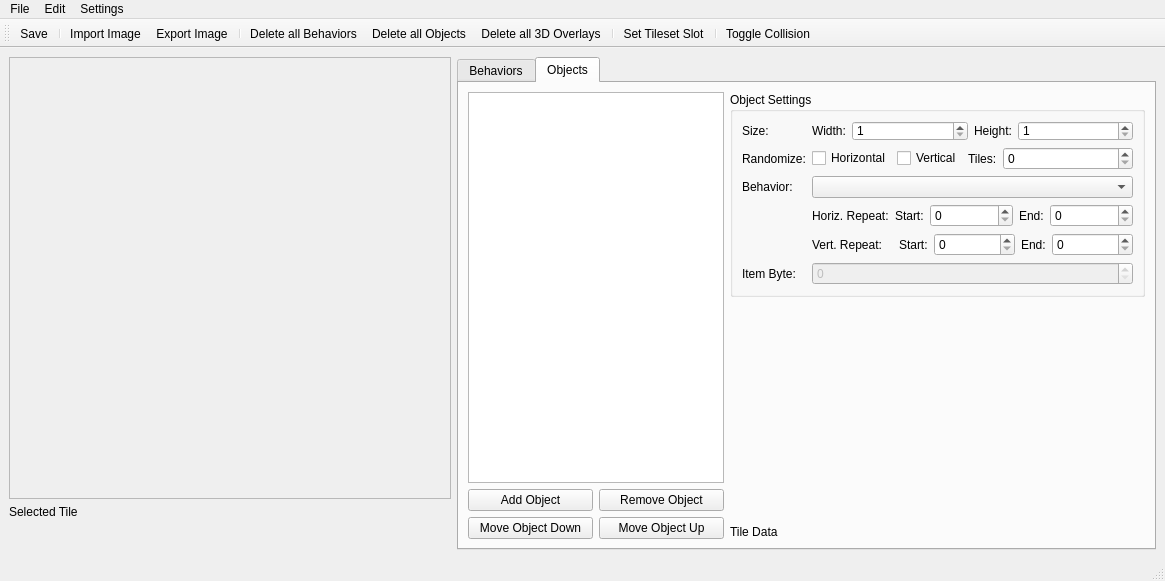
<?xml version="1.0" encoding="UTF-8"?>
<ui version="4.0">
 <class>TilesetEditorWindow</class>
 <widget class="QMainWindow" name="TilesetEditorWindow">
  <property name="geometry">
   <rect>
    <x>0</x>
    <y>0</y>
    <width>1165</width>
    <height>581</height>
   </rect>
  </property>
  <property name="windowTitle">
   <string>CoinKiller</string>
  </property>
  <widget class="QWidget" name="centralwidget">
   <layout class="QHBoxLayout" name="horizontalLayout_8">
    <item>
     <layout class="QVBoxLayout" name="sideBar">
      <property name="sizeConstraint">
       <enum>QLayout::SetFixedSize</enum>
      </property>
      <property name="leftMargin">
       <number>0</number>
      </property>
      <property name="topMargin">
       <number>0</number>
      </property>
      <property name="rightMargin">
       <number>0</number>
      </property>
      <property name="bottomMargin">
       <number>0</number>
      </property>
      <item>
       <widget class="QScrollArea" name="tilesetPicker">
        <property name="sizePolicy">
         <sizepolicy hsizetype="Fixed" vsizetype="Fixed">
          <horstretch>0</horstretch>
          <verstretch>0</verstretch>
         </sizepolicy>
        </property>
        <property name="minimumSize">
         <size>
          <width>442</width>
          <height>442</height>
         </size>
        </property>
        <property name="maximumSize">
         <size>
          <width>442</width>
          <height>442</height>
         </size>
        </property>
        <property name="widgetResizable">
         <bool>true</bool>
        </property>
        <widget class="QWidget" name="scrollAreaWidgetContents">
         <property name="geometry">
          <rect>
           <x>0</x>
           <y>0</y>
           <width>440</width>
           <height>440</height>
          </rect>
         </property>
        </widget>
       </widget>
      </item>
      <item>
       <widget class="QLabel" name="selectedTileLabel">
        <property name="sizePolicy">
         <sizepolicy hsizetype="Fixed" vsizetype="Preferred">
          <horstretch>0</horstretch>
          <verstretch>0</verstretch>
         </sizepolicy>
        </property>
        <property name="text">
         <string>Selected Tile</string>
        </property>
       </widget>
      </item>
      <item>
       <spacer name="verticalSpacer">
        <property name="orientation">
         <enum>Qt::Vertical</enum>
        </property>
        <property name="sizeHint" stdset="0">
         <size>
          <width>20</width>
          <height>40</height>
         </size>
        </property>
       </spacer>
      </item>
     </layout>
    </item>
    <item>
     <widget class="QTabWidget" name="tabWidget">
      <property name="currentIndex">
       <number>1</number>
      </property>
      <widget class="QWidget" name="behaviorsTab">
       <attribute name="title">
        <string>Behaviors</string>
       </attribute>
       <layout class="QVBoxLayout" name="verticalLayout_3">
        <item>
         <layout class="QHBoxLayout" name="horizontalLayout_2">
          <item>
           <widget class="QLabel" name="hexLabel">
            <property name="text">
             <string>Hex Data</string>
            </property>
           </widget>
          </item>
          <item>
           <widget class="QLineEdit" name="hexLineEdit">
            <property name="text">
             <string/>
            </property>
            <property name="placeholderText">
             <string/>
            </property>
           </widget>
          </item>
         </layout>
        </item>
        <item>
         <layout class="QHBoxLayout" name="horizontalLayout_3">
          <item>
           <layout class="QVBoxLayout" name="verticalLayout">
            <item>
             <widget class="QListView" name="sBehaviorListView">
              <property name="minimumSize">
               <size>
                <width>250</width>
                <height>0</height>
               </size>
              </property>
              <property name="editTriggers">
               <set>QAbstractItemView::NoEditTriggers</set>
              </property>
             </widget>
            </item>
            <item>
             <layout class="QGridLayout" name="gridLayout_2">
              <item row="0" column="0">
               <widget class="QLabel" name="hitboxLabel">
                <property name="sizePolicy">
                 <sizepolicy hsizetype="Minimum" vsizetype="Preferred">
                  <horstretch>0</horstretch>
                  <verstretch>0</verstretch>
                 </sizepolicy>
                </property>
                <property name="minimumSize">
                 <size>
                  <width>0</width>
                  <height>0</height>
                 </size>
                </property>
                <property name="maximumSize">
                 <size>
                  <width>16777215</width>
                  <height>16777215</height>
                 </size>
                </property>
                <property name="text">
                 <string>Hitbox</string>
                </property>
               </widget>
              </item>
              <item row="0" column="1">
               <widget class="QComboBox" name="hitBoxComboBox">
                <property name="sizePolicy">
                 <sizepolicy hsizetype="MinimumExpanding" vsizetype="Fixed">
                  <horstretch>0</horstretch>
                  <verstretch>0</verstretch>
                 </sizepolicy>
                </property>
               </widget>
              </item>
              <item row="1" column="0">
               <widget class="QLabel" name="behavior3dLabel">
                <property name="sizePolicy">
                 <sizepolicy hsizetype="Minimum" vsizetype="Preferred">
                  <horstretch>0</horstretch>
                  <verstretch>0</verstretch>
                 </sizepolicy>
                </property>
                <property name="minimumSize">
                 <size>
                  <width>0</width>
                  <height>0</height>
                 </size>
                </property>
                <property name="maximumSize">
                 <size>
                  <width>16777215</width>
                  <height>16777215</height>
                 </size>
                </property>
                <property name="text">
                 <string>3D Behavior</string>
                </property>
               </widget>
              </item>
              <item row="1" column="1">
               <widget class="QComboBox" name="depthComboBox">
                <property name="sizePolicy">
                 <sizepolicy hsizetype="MinimumExpanding" vsizetype="Fixed">
                  <horstretch>0</horstretch>
                  <verstretch>0</verstretch>
                 </sizepolicy>
                </property>
               </widget>
              </item>
             </layout>
            </item>
           </layout>
          </item>
          <item>
           <layout class="QVBoxLayout" name="verticalLayout_2">
            <item>
             <widget class="QListView" name="parameterListView">
              <property name="minimumSize">
               <size>
                <width>250</width>
                <height>0</height>
               </size>
              </property>
              <property name="editTriggers">
               <set>QAbstractItemView::NoEditTriggers</set>
              </property>
             </widget>
            </item>
            <item>
             <layout class="QGridLayout" name="gridLayout_3">
              <item row="0" column="0">
               <widget class="QLabel" name="terrainTypeLabel">
                <property name="sizePolicy">
                 <sizepolicy hsizetype="Minimum" vsizetype="Preferred">
                  <horstretch>0</horstretch>
                  <verstretch>0</verstretch>
                 </sizepolicy>
                </property>
                <property name="minimumSize">
                 <size>
                  <width>0</width>
                  <height>0</height>
                 </size>
                </property>
                <property name="maximumSize">
                 <size>
                  <width>16777215</width>
                  <height>16777215</height>
                 </size>
                </property>
                <property name="text">
                 <string>Terrain Type</string>
                </property>
               </widget>
              </item>
              <item row="0" column="1">
               <widget class="QComboBox" name="terrainTypeComboBox">
                <property name="sizePolicy">
                 <sizepolicy hsizetype="MinimumExpanding" vsizetype="Fixed">
                  <horstretch>0</horstretch>
                  <verstretch>0</verstretch>
                 </sizepolicy>
                </property>
               </widget>
              </item>
              <item row="1" column="0">
               <widget class="QLabel" name="pipeColorLabel">
                <property name="sizePolicy">
                 <sizepolicy hsizetype="Minimum" vsizetype="Preferred">
                  <horstretch>0</horstretch>
                  <verstretch>0</verstretch>
                 </sizepolicy>
                </property>
                <property name="minimumSize">
                 <size>
                  <width>0</width>
                  <height>0</height>
                 </size>
                </property>
                <property name="maximumSize">
                 <size>
                  <width>16777215</width>
                  <height>16777215</height>
                 </size>
                </property>
                <property name="text">
                 <string>Pipe Color</string>
                </property>
               </widget>
              </item>
              <item row="1" column="1">
               <widget class="QComboBox" name="pipeColorComboBox">
                <property name="enabled">
                 <bool>true</bool>
                </property>
                <property name="sizePolicy">
                 <sizepolicy hsizetype="MinimumExpanding" vsizetype="Fixed">
                  <horstretch>0</horstretch>
                  <verstretch>0</verstretch>
                 </sizepolicy>
                </property>
               </widget>
              </item>
             </layout>
            </item>
           </layout>
          </item>
         </layout>
        </item>
       </layout>
      </widget>
      <widget class="QWidget" name="objectsTab">
       <attribute name="title">
        <string>Objects</string>
       </attribute>
       <layout class="QHBoxLayout" name="horizontalLayout">
        <item>
         <layout class="QGridLayout" name="gridLayout_4">
          <item row="0" column="0" colspan="2">
           <widget class="QListView" name="objectsListView">
            <property name="sizePolicy">
             <sizepolicy hsizetype="Expanding" vsizetype="Expanding">
              <horstretch>0</horstretch>
              <verstretch>0</verstretch>
             </sizepolicy>
            </property>
            <property name="minimumSize">
             <size>
              <width>250</width>
              <height>0</height>
             </size>
            </property>
            <property name="maximumSize">
             <size>
              <width>16777215</width>
              <height>16777215</height>
             </size>
            </property>
            <property name="editTriggers">
             <set>QAbstractItemView::NoEditTriggers</set>
            </property>
           </widget>
          </item>
          <item row="1" column="0">
           <widget class="QPushButton" name="addObjectPushButton">
            <property name="sizePolicy">
             <sizepolicy hsizetype="Preferred" vsizetype="Fixed">
              <horstretch>0</horstretch>
              <verstretch>0</verstretch>
             </sizepolicy>
            </property>
            <property name="text">
             <string>Add Object</string>
            </property>
           </widget>
          </item>
          <item row="1" column="1">
           <widget class="QPushButton" name="removeObjectButton">
            <property name="sizePolicy">
             <sizepolicy hsizetype="Preferred" vsizetype="Fixed">
              <horstretch>0</horstretch>
              <verstretch>0</verstretch>
             </sizepolicy>
            </property>
            <property name="text">
             <string>Remove Object</string>
            </property>
           </widget>
          </item>
          <item row="2" column="0">
           <widget class="QPushButton" name="moveObjectDownButton">
            <property name="sizePolicy">
             <sizepolicy hsizetype="Preferred" vsizetype="Fixed">
              <horstretch>0</horstretch>
              <verstretch>0</verstretch>
             </sizepolicy>
            </property>
            <property name="text">
             <string>Move Object Down</string>
            </property>
           </widget>
          </item>
          <item row="2" column="1">
           <widget class="QPushButton" name="moveObjectUpButton">
            <property name="sizePolicy">
             <sizepolicy hsizetype="Preferred" vsizetype="Fixed">
              <horstretch>0</horstretch>
              <verstretch>0</verstretch>
             </sizepolicy>
            </property>
            <property name="text">
             <string>Move Object Up</string>
            </property>
           </widget>
          </item>
         </layout>
        </item>
        <item>
         <layout class="QVBoxLayout" name="objectEditor">
          <item>
           <widget class="QGroupBox" name="objectGroupBox">
            <property name="sizePolicy">
             <sizepolicy hsizetype="Expanding" vsizetype="Fixed">
              <horstretch>0</horstretch>
              <verstretch>0</verstretch>
             </sizepolicy>
            </property>
            <property name="minimumSize">
             <size>
              <width>0</width>
              <height>0</height>
             </size>
            </property>
            <property name="title">
             <string>Object Settings</string>
            </property>
            <layout class="QGridLayout" name="gridLayout">
             <item row="5" column="0">
              <widget class="QLabel" name="label">
               <property name="text">
                <string>Item Byte:</string>
               </property>
              </widget>
             </item>
             <item row="3" column="1">
              <layout class="QHBoxLayout" name="horizontalLayout_13">
               <item>
                <widget class="QLabel" name="label_o1">
                 <property name="sizePolicy">
                  <sizepolicy hsizetype="Fixed" vsizetype="Preferred">
                   <horstretch>0</horstretch>
                   <verstretch>0</verstretch>
                  </sizepolicy>
                 </property>
                 <property name="text">
                  <string>Horiz. Repeat:</string>
                 </property>
                </widget>
               </item>
               <item>
                <widget class="QLabel" name="label_o2">
                 <property name="sizePolicy">
                  <sizepolicy hsizetype="Fixed" vsizetype="Preferred">
                   <horstretch>0</horstretch>
                   <verstretch>0</verstretch>
                  </sizepolicy>
                 </property>
                 <property name="text">
                  <string>Start:</string>
                 </property>
                </widget>
               </item>
               <item>
                <widget class="QSpinBox" name="hStartSpinBox">
                 <property name="sizePolicy">
                  <sizepolicy hsizetype="Preferred" vsizetype="Fixed">
                   <horstretch>0</horstretch>
                   <verstretch>0</verstretch>
                  </sizepolicy>
                 </property>
                </widget>
               </item>
               <item>
                <widget class="QLabel" name="label_o3">
                 <property name="sizePolicy">
                  <sizepolicy hsizetype="Fixed" vsizetype="Preferred">
                   <horstretch>0</horstretch>
                   <verstretch>0</verstretch>
                  </sizepolicy>
                 </property>
                 <property name="text">
                  <string>End:</string>
                 </property>
                </widget>
               </item>
               <item>
                <widget class="QSpinBox" name="hEndSpinBox"/>
               </item>
              </layout>
             </item>
             <item row="1" column="1">
              <layout class="QHBoxLayout" name="horizontalLayout_10">
               <item>
                <widget class="QCheckBox" name="randHorizontalCheckBox">
                 <property name="sizePolicy">
                  <sizepolicy hsizetype="Fixed" vsizetype="Fixed">
                   <horstretch>0</horstretch>
                   <verstretch>0</verstretch>
                  </sizepolicy>
                 </property>
                 <property name="text">
                  <string>Horizontal</string>
                 </property>
                </widget>
               </item>
               <item>
                <widget class="QCheckBox" name="randVerticalCheckBox">
                 <property name="sizePolicy">
                  <sizepolicy hsizetype="Fixed" vsizetype="Fixed">
                   <horstretch>0</horstretch>
                   <verstretch>0</verstretch>
                  </sizepolicy>
                 </property>
                 <property name="text">
                  <string>Vertical</string>
                 </property>
                </widget>
               </item>
               <item>
                <widget class="QLabel" name="label_9">
                 <property name="sizePolicy">
                  <sizepolicy hsizetype="Fixed" vsizetype="Preferred">
                   <horstretch>0</horstretch>
                   <verstretch>0</verstretch>
                  </sizepolicy>
                 </property>
                 <property name="text">
                  <string>Tiles:</string>
                 </property>
                </widget>
               </item>
               <item>
                <widget class="QSpinBox" name="randTilesSpinBox">
                 <property name="sizePolicy">
                  <sizepolicy hsizetype="Preferred" vsizetype="Fixed">
                   <horstretch>0</horstretch>
                   <verstretch>0</verstretch>
                  </sizepolicy>
                 </property>
                 <property name="minimumSize">
                  <size>
                   <width>50</width>
                   <height>0</height>
                  </size>
                 </property>
                 <property name="maximum">
                  <number>15</number>
                 </property>
                 <property name="value">
                  <number>0</number>
                 </property>
                </widget>
               </item>
              </layout>
             </item>
             <item row="2" column="0">
              <widget class="QLabel" name="label_8">
               <property name="sizePolicy">
                <sizepolicy hsizetype="Fixed" vsizetype="Preferred">
                 <horstretch>0</horstretch>
                 <verstretch>0</verstretch>
                </sizepolicy>
               </property>
               <property name="minimumSize">
                <size>
                 <width>0</width>
                 <height>0</height>
                </size>
               </property>
               <property name="text">
                <string>Behavior:</string>
               </property>
              </widget>
             </item>
             <item row="4" column="1">
              <layout class="QHBoxLayout" name="horizontalLayout_14">
               <item>
                <widget class="QLabel" name="label_o4">
                 <property name="minimumSize">
                  <size>
                   <width>70</width>
                   <height>0</height>
                  </size>
                 </property>
                 <property name="text">
                  <string>Vert. Repeat:</string>
                 </property>
                </widget>
               </item>
               <item>
                <widget class="QLabel" name="label_o5">
                 <property name="sizePolicy">
                  <sizepolicy hsizetype="Fixed" vsizetype="Preferred">
                   <horstretch>0</horstretch>
                   <verstretch>0</verstretch>
                  </sizepolicy>
                 </property>
                 <property name="text">
                  <string>Start:</string>
                 </property>
                </widget>
               </item>
               <item>
                <widget class="QSpinBox" name="vStartSpinBox"/>
               </item>
               <item>
                <widget class="QLabel" name="label_o6">
                 <property name="sizePolicy">
                  <sizepolicy hsizetype="Fixed" vsizetype="Preferred">
                   <horstretch>0</horstretch>
                   <verstretch>0</verstretch>
                  </sizepolicy>
                 </property>
                 <property name="text">
                  <string>End:</string>
                 </property>
                </widget>
               </item>
               <item>
                <widget class="QSpinBox" name="vEndSpinBox"/>
               </item>
              </layout>
             </item>
             <item row="0" column="0">
              <widget class="QLabel" name="label_11">
               <property name="minimumSize">
                <size>
                 <width>0</width>
                 <height>0</height>
                </size>
               </property>
               <property name="text">
                <string>Size:</string>
               </property>
              </widget>
             </item>
             <item row="1" column="0">
              <widget class="QLabel" name="label_10">
               <property name="text">
                <string>Randomize:</string>
               </property>
              </widget>
             </item>
             <item row="2" column="1">
              <widget class="QComboBox" name="oBehaviorComboBox"/>
             </item>
             <item row="5" column="1">
              <widget class="QSpinBox" name="oItemSpinBox">
               <property name="enabled">
                <bool>false</bool>
               </property>
               <property name="inputMethodHints">
                <set>Qt::ImhExclusiveInputMask</set>
               </property>
               <property name="maximum">
                <number>15</number>
               </property>
               <property name="displayIntegerBase">
                <number>16</number>
               </property>
              </widget>
             </item>
             <item row="0" column="1">
              <layout class="QHBoxLayout" name="horizontalLayout_12">
               <item>
                <widget class="QLabel" name="label_6">
                 <property name="sizePolicy">
                  <sizepolicy hsizetype="Fixed" vsizetype="Fixed">
                   <horstretch>0</horstretch>
                   <verstretch>0</verstretch>
                  </sizepolicy>
                 </property>
                 <property name="text">
                  <string>Width:</string>
                 </property>
                </widget>
               </item>
               <item>
                <widget class="QSpinBox" name="oWidthSpinBox">
                 <property name="sizePolicy">
                  <sizepolicy hsizetype="Preferred" vsizetype="Preferred">
                   <horstretch>0</horstretch>
                   <verstretch>0</verstretch>
                  </sizepolicy>
                 </property>
                 <property name="minimumSize">
                  <size>
                   <width>50</width>
                   <height>20</height>
                  </size>
                 </property>
                 <property name="maximumSize">
                  <size>
                   <width>16777215</width>
                   <height>20</height>
                  </size>
                 </property>
                 <property name="minimum">
                  <number>1</number>
                 </property>
                 <property name="maximum">
                  <number>35</number>
                 </property>
                </widget>
               </item>
               <item>
                <widget class="QLabel" name="label_7">
                 <property name="sizePolicy">
                  <sizepolicy hsizetype="Fixed" vsizetype="Fixed">
                   <horstretch>0</horstretch>
                   <verstretch>0</verstretch>
                  </sizepolicy>
                 </property>
                 <property name="text">
                  <string>Height:</string>
                 </property>
                </widget>
               </item>
               <item>
                <widget class="QSpinBox" name="oHeightSpinBox">
                 <property name="sizePolicy">
                  <sizepolicy hsizetype="Preferred" vsizetype="Fixed">
                   <horstretch>0</horstretch>
                   <verstretch>0</verstretch>
                  </sizepolicy>
                 </property>
                 <property name="minimumSize">
                  <size>
                   <width>50</width>
                   <height>20</height>
                  </size>
                 </property>
                 <property name="maximumSize">
                  <size>
                   <width>16777215</width>
                   <height>20</height>
                  </size>
                 </property>
                 <property name="minimum">
                  <number>1</number>
                 </property>
                 <property name="maximum">
                  <number>35</number>
                 </property>
                </widget>
               </item>
              </layout>
             </item>
            </layout>
           </widget>
          </item>
          <item>
           <spacer name="objectEditorSpacer">
            <property name="orientation">
             <enum>Qt::Vertical</enum>
            </property>
            <property name="sizeHint" stdset="0">
             <size>
              <width>20</width>
              <height>40</height>
             </size>
            </property>
           </spacer>
          </item>
          <item>
           <widget class="QLabel" name="selTileDataLabel">
            <property name="sizePolicy">
             <sizepolicy hsizetype="Expanding" vsizetype="Fixed">
              <horstretch>0</horstretch>
              <verstretch>0</verstretch>
             </sizepolicy>
            </property>
            <property name="text">
             <string>Tile Data</string>
            </property>
           </widget>
          </item>
         </layout>
        </item>
       </layout>
      </widget>
     </widget>
    </item>
   </layout>
  </widget>
  <widget class="QMenuBar" name="menubar">
   <property name="geometry">
    <rect>
     <x>0</x>
     <y>0</y>
     <width>1165</width>
     <height>26</height>
    </rect>
   </property>
   <widget class="QMenu" name="menuFile">
    <property name="title">
     <string>File</string>
    </property>
    <addaction name="actionSave"/>
   </widget>
   <widget class="QMenu" name="menuSettings">
    <property name="title">
     <string>Settings</string>
    </property>
    <addaction name="actionSetBackgroundColor"/>
    <addaction name="actionShowObjectMarkers"/>
   </widget>
   <widget class="QMenu" name="menuEdit">
    <property name="title">
     <string>Edit</string>
    </property>
    <addaction name="actionImportImage"/>
    <addaction name="actionImportImageWithPadding"/>
    <addaction name="actionImportImageLegacy"/>
    <addaction name="actionExportImage"/>
    <addaction name="separator"/>
    <addaction name="actionDeleteAllBehaviors"/>
    <addaction name="actionDeleteAllObjects"/>
    <addaction name="actionDeleteAll3DOverlays"/>
    <addaction name="separator"/>
    <addaction name="actionSetTilesetSlot"/>
   </widget>
   <addaction name="menuFile"/>
   <addaction name="menuEdit"/>
   <addaction name="menuSettings"/>
  </widget>
  <widget class="QToolBar" name="toolBar">
   <property name="windowTitle">
    <string>Toolbar</string>
   </property>
   <property name="movable">
    <bool>true</bool>
   </property>
   <attribute name="toolBarArea">
    <enum>TopToolBarArea</enum>
   </attribute>
   <attribute name="toolBarBreak">
    <bool>false</bool>
   </attribute>
   <addaction name="actionSave"/>
   <addaction name="separator"/>
   <addaction name="actionImportImage"/>
   <addaction name="actionExportImage"/>
   <addaction name="separator"/>
   <addaction name="actionDeleteAllBehaviors"/>
   <addaction name="actionDeleteAllObjects"/>
   <addaction name="actionDeleteAll3DOverlays"/>
   <addaction name="separator"/>
   <addaction name="actionSetTilesetSlot"/>
   <addaction name="separator"/>
   <addaction name="actionToggleCollision"/>
  </widget>
  <widget class="QStatusBar" name="statusBar"/>
  <action name="actionExportImage">
   <property name="text">
    <string>Export Image...</string>
   </property>
   <property name="toolTip">
    <string>Export Image...</string>
   </property>
   <property name="shortcut">
    <string>Ctrl+E</string>
   </property>
  </action>
  <action name="actionSetBackgroundColor">
   <property name="text">
    <string>Set Background Color</string>
   </property>
   <property name="toolTip">
    <string>Set Background Color</string>
   </property>
  </action>
  <action name="actionSave">
   <property name="text">
    <string>Save</string>
   </property>
   <property name="toolTip">
    <string>Save</string>
   </property>
   <property name="shortcut">
    <string>Ctrl+S</string>
   </property>
  </action>
  <action name="actionDeleteAllObjects">
   <property name="text">
    <string>Delete all Objects</string>
   </property>
   <property name="toolTip">
    <string>Delete all Objects</string>
   </property>
  </action>
  <action name="actionSetTilesetSlot">
   <property name="text">
    <string>Set Tileset Slot</string>
   </property>
   <property name="toolTip">
    <string>Set Tileset Slot</string>
   </property>
  </action>
  <action name="actionDeleteAll3DOverlays">
   <property name="text">
    <string>Delete all 3D Overlays</string>
   </property>
   <property name="toolTip">
    <string>Delete all 3D Overlays</string>
   </property>
  </action>
  <action name="actionImportImage">
   <property name="text">
    <string>Import Image...</string>
   </property>
   <property name="toolTip">
    <string>Import Image...</string>
   </property>
   <property name="shortcut">
    <string>Ctrl+I</string>
   </property>
  </action>
  <action name="actionShowObjectMarkers">
   <property name="checkable">
    <bool>true</bool>
   </property>
   <property name="text">
    <string>Show Object Markers</string>
   </property>
   <property name="toolTip">
    <string>Show Object Markers</string>
   </property>
  </action>
  <action name="actionDeleteAllBehaviors">
   <property name="text">
    <string>Delete all Behaviors</string>
   </property>
   <property name="toolTip">
    <string>Delete all Behaviors</string>
   </property>
  </action>
  <action name="actionImportImageLegacy">
   <property name="text">
    <string>Import Image (Legacy)...</string>
   </property>
   <property name="toolTip">
    <string>Import Image (Legacy)...</string>
   </property>
   <property name="shortcut">
    <string>Ctrl+Shift+I</string>
   </property>
  </action>
  <action name="actionToggleCollision">
   <property name="checkable">
    <bool>true</bool>
   </property>
   <property name="text">
    <string>Toggle Collision</string>
   </property>
   <property name="toolTip">
    <string>Toggle Collision</string>
   </property>
  </action>
  <action name="actionImportImageWithPadding">
   <property name="text">
    <string>Import Image (With Padding)...</string>
   </property>
   <property name="toolTip">
    <string>Import Image (With Padding)...</string>
   </property>
   <property name="shortcut">
    <string>Ctrl+Alt+I</string>
   </property>
  </action>
 </widget>
 <resources/>
 <connections/>
</ui>
